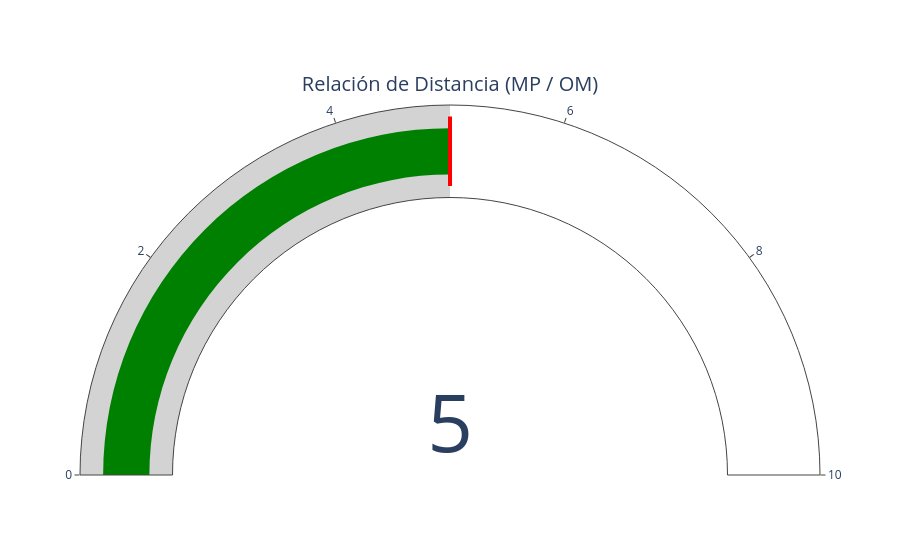

The notebook cell this image was saved under:
### Markdown cell above
# Interactividad con Plotly

Podemos ver cómo varía la relación de distancias según el número de monedas:

### Code cell
import plotly.graph_objects as go

monedas_bolsa1 = 50
monedas_bolsa2 = 10
relacion = monedas_bolsa1 / monedas_bolsa2

fig = go.Figure(go.Indicator(
    mode = "gauge+number",
    value = relacion,
    title = {'text': "Relación de Distancia (MP / OM)"},
    gauge = {
        'axis': {'range': [0, 10]},
        'steps': [{'range': [0, 5], 'color': "lightgray"}],
        'threshold': {
            'line': {'color': "red", 'width': 4},
            'thickness': 0.75,
            'value': 5
        }
    }
))

fig.show()
fig.write_image(r"C:\Users\marco\Downloads\relacion_distancia_gauge.jpeg")

### Figure 1 — Plotly figure (JSON) as saved in the notebook; plotly's stock layout.template omitted (floating-point values rounded to 4 significant figures)
{"data": [{"gauge": {"axis": {"range": [0, 10]}, "steps": [{"color": "lightgray", "range": [0, 5]}], "threshold": {"line": {"color": "red", "width": 4}, "thickness": 0.75, "value": 5}}, "mode": "gauge+number", "title": {"text": "Relación de Distancia (MP / OM)"}, "type": "indicator", "value": 5}], "layout": {}}
